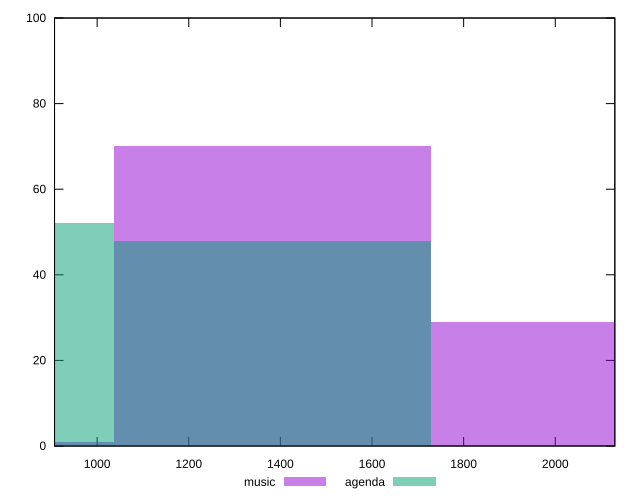

Write gnuplot code to recreate this figure.
reset

$music <<EOF
1383.5792238958281 70
2075.368835843742 29
691.7896119479141 1
EOF

$agenda <<EOF
1383.5792238958281 48
691.7896119479141 52
EOF

set key outside below
set boxwidth 691.7896119479141
set xrange [907:2130]
set yrange [0:100]
set trange [0:100]
set style fill transparent solid 0.5 noborder
set terminal svg size 640, 500 enhanced background rgb 'white'
set output "report/report_00029_2021-02-24T13-36-40.390Z/uses-rel-preload/comparison/histogram/0_vs_1.svg"

plot $music title "music" with boxes, \
     $agenda title "agenda" with boxes

reset
